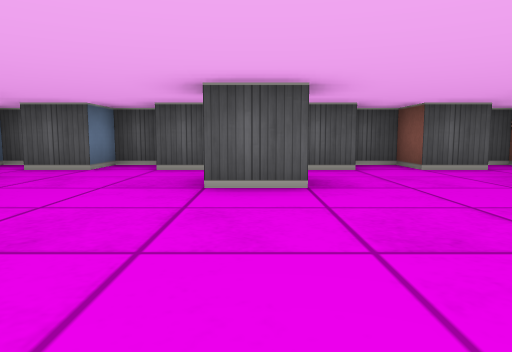
View 1 (above)

16 first-person views from a walk through a cub3D level. The camera is about half as high as the walls, tilts 6° down and sees 70° across. The floor is counted in squares. Each view is taken from the middle of a square. On the plan, view 1 faces up. The plan holds only what a view shows up to about 9 squares ahead; the rest is blank.

View 2
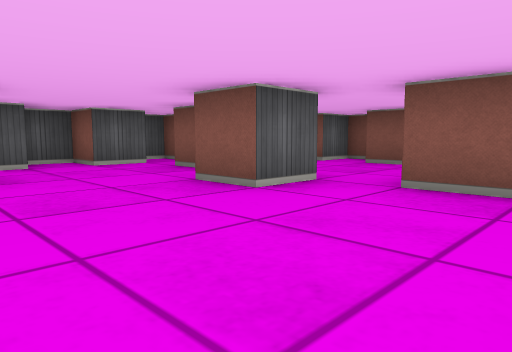

View 3
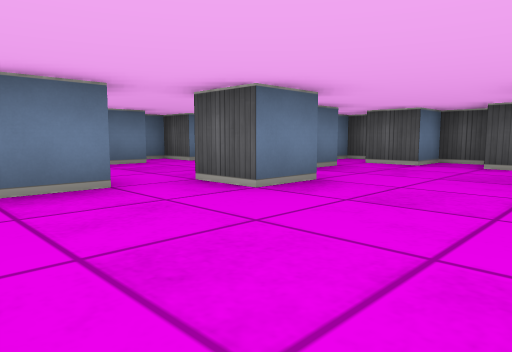

View 4
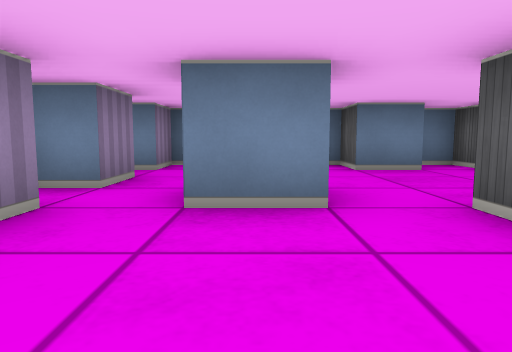

View 5
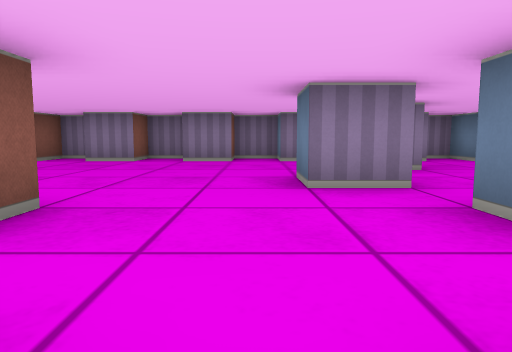

View 6
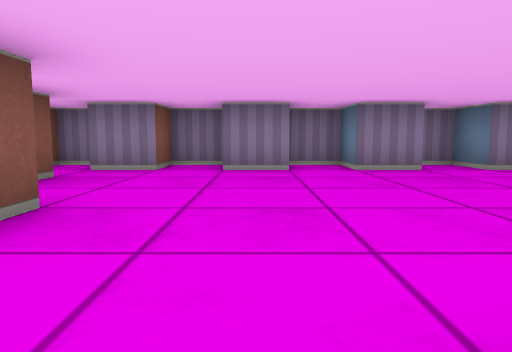

View 7
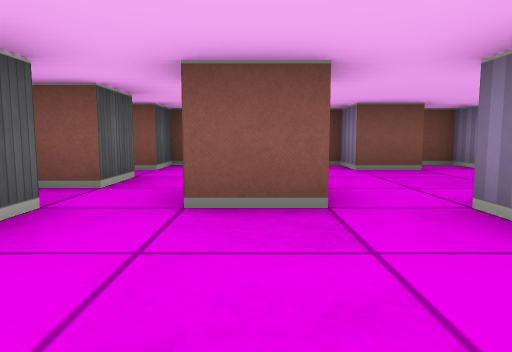

View 8
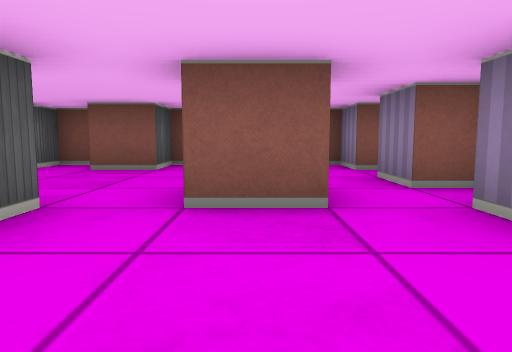

View 9
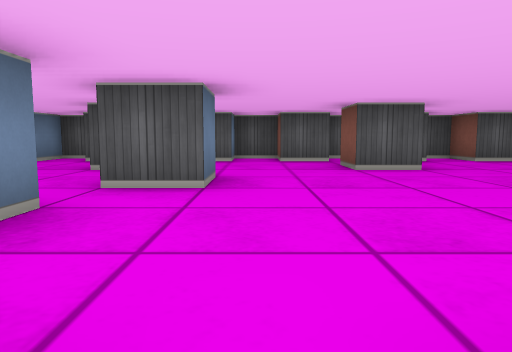

View 10
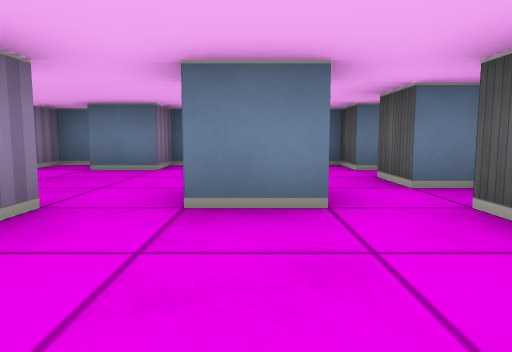

View 11
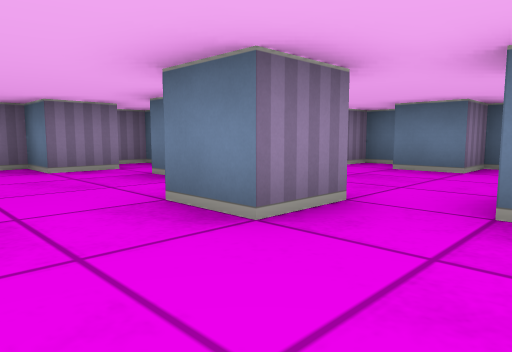

View 12
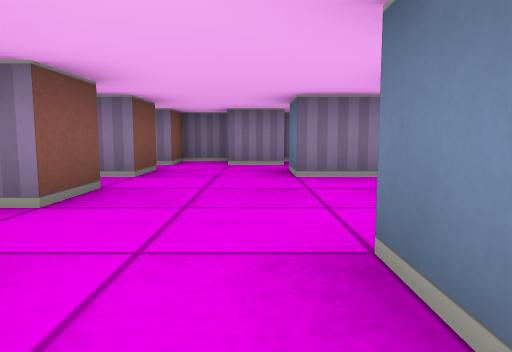

View 13
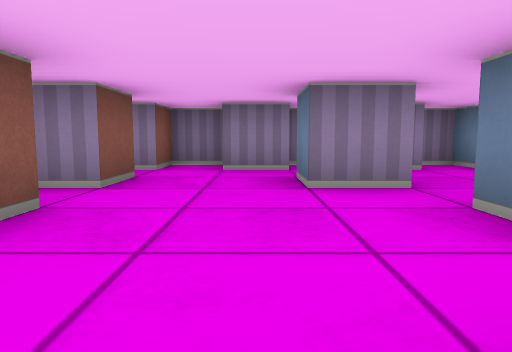

View 14
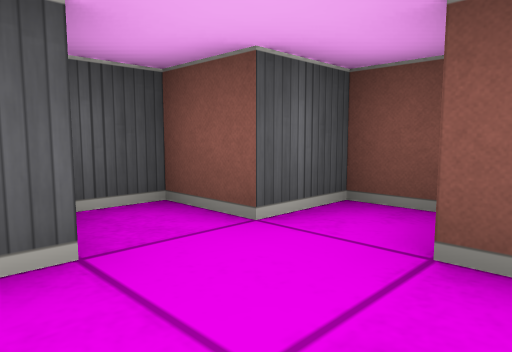

View 15
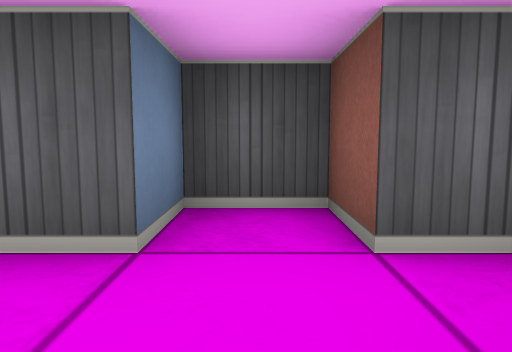

View 16
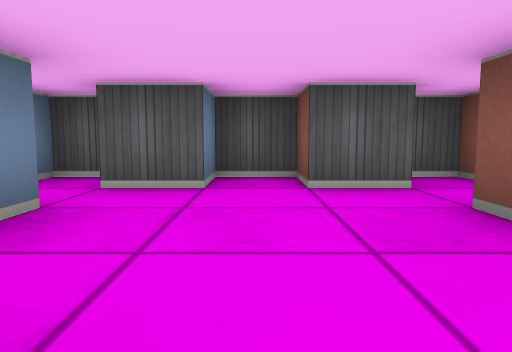

### Floor plan
Points are (right, up) in squares from view 1. A wall is a line through its corners. A room is listed if a view was taken in it or the views show most of it. See-through windows are left out.
Room 1 (views 1, 2, 3, 4, 5, 6, 7, 8, 9, 10, 11, 12, 13, 14, 15, 16)
walls: (0.6, 3.5) (-0.5, 3.5) (-0.5, 4.5); (3, 2.5) (3.5, 2.5); (3.5, 2) (3.5, 1.5) (2.5, 1.5) (2.5, 2.5); (-0.4, 5.5) (-1.5, 5.5) (-1.5, 6.5) (-2.5, 6.5) (-2.5, 5.5) (-3.5, 5.5); (-3.6, 2.5) (-2.5, 2.5) (-2.5, 1.5) (-3.5, 1.5); (-3.5, 0.6) (-3.5, -0.5); (3.5, 3.4) (3.5, 4.5); (1.6, 5.5) (0.8, 5.5); (1.5, -1.8) (1.5, -2.5) (2.5, -2.5) (2.5, -1.5) (3.5, -1.5); (-3.5, 4.6) (-3.5, 3.5); (3.5, -0.6) (3.5, 0.5) (4.5, 0.5) (4.5, -0.5); (0.6, 6.5) (-0.4, 6.5); (-3.6, -1.5) (-2.5, -1.5) (-2.5, -2.5) (-1.5, -2.5) (-1.5, -1.5) (-0.5, -1.5) (-0.5, -2.5) (0.5, -2.5) (0.5, -1.5) (1.5, -1.5); (3.6, 5.5) (2.5, 5.5) (2.5, 6.5) (1.6, 6.5); (4.5, 4.4) (4.5, 3.5); (-3.9, 6.5) (-4.5, 6.5) (-4.5, 5.5) (-5.5, 5.5); (3.9, -2.5) (4.5, -2.5) (4.5, -1.5) (5.5, -1.5); (-6.4, 3.5) (-7.5, 3.5) (-7.5, 2.5) (-6.5, 2.5) (-6.5, 1.5) (-7.5, 1.5) (-7.5, 0.5) (-6.8, 0.5); (-5.6, -1.5) (-4.5, -1.5) (-4.5, -2.5) (-3.9, -2.5); (6.5, -0.5) (6.5, 0.5) (7.5, 0.5) (7.5, 1.5) (6.5, 1.5) (6.5, 2.5) (7.5, 2.5) (7.5, 3.5) (6.5, 3.5) (6.5, 4.5); (5.5, -2.5) (6.5, -2.5) (6.5, -1.5) (7.5, -1.5); (-5.9, 6.5) (-6.5, 6.5) (-6.5, 5.5) (-7.5, 5.5); (7.5, 4.8) (7.5, 5.5) (6.5, 5.5) (6.5, 6.5) (5.5, 6.5) (5.5, 5.5) (4.5, 5.5) (4.5, 6.5) (4, 6.5); (-7.5, -1.5) (-6.5, -1.5) (-6.5, -2.5) (-5.9, -2.5)

Where each view was taken, in squares from view 1:
view 1: 0 up, 0 right, facing up
view 2: 1 down, 0 right, facing up-right
view 3: 1 down, 0 right, facing up-left
view 4: 0 up, 1 left, facing left
view 5: 6 up, 2 left, facing down
view 6: 4 up, 1 right, facing down
view 7: 4 up, 1 right, facing right
view 8: 0 up, 1 right, facing right
view 9: 2 down, 2 left, facing up
view 10: 4 up, 1 left, facing left
view 11: 4 up, 1 left, facing down-left
view 12: 5 up, 5 right, facing down
view 13: 4 up, 5 right, facing down
view 14: 4 up, 5 right, facing up-right
view 15: 4 up, 6 right, facing up
view 16: 2 up, 2 left, facing up
